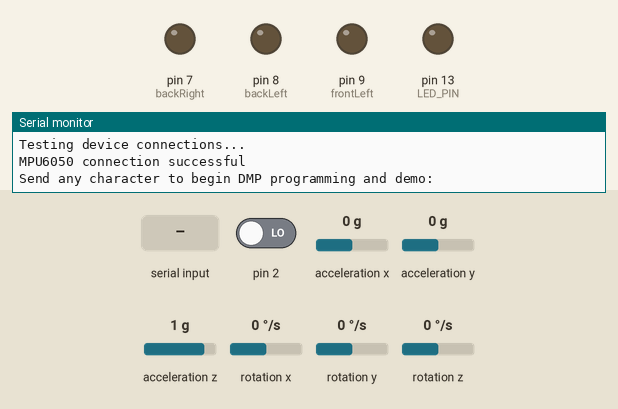
A sketch run on a simulated Arduino Uno, built with avr-gcc and run on an emulated ATmega328P. On the bench: output pins drawn as LEDs (lit = HIGH), the last lines printed to the serial monitor. Dashed ring = blinking. Inputs (shaded band) come from the test bench; at power-on: acceleration x 0 g, acceleration y 0 g, rotation z 0 °/s, pin 2 LOW, acceleration z 1 g, rotation x 0 °/s, rotation y 0 °/s. The sensor or clock chip raises its interrupt line as the real part does; pins used as bus, display or sensor lines are not drawn.

Above: at 0.9 s.
1.0 s: "1\n" received over Serial
At 1.68 s:
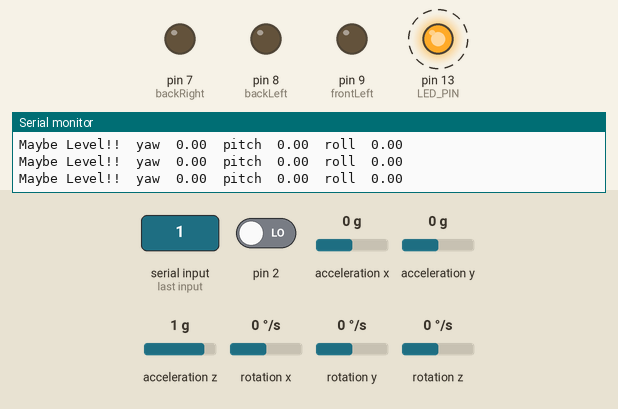
4.0 s: acceleration x set to -1.4 g
At 4.34 s:
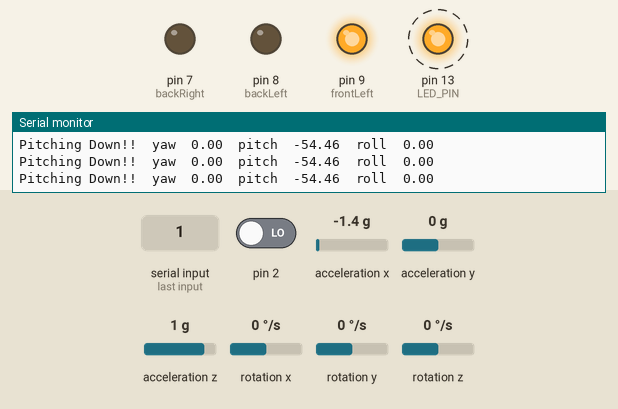
7.0 s: acceleration y set to -0.8 g
10.0 s: acceleration y set to -1.1 g
At 10.42 s:
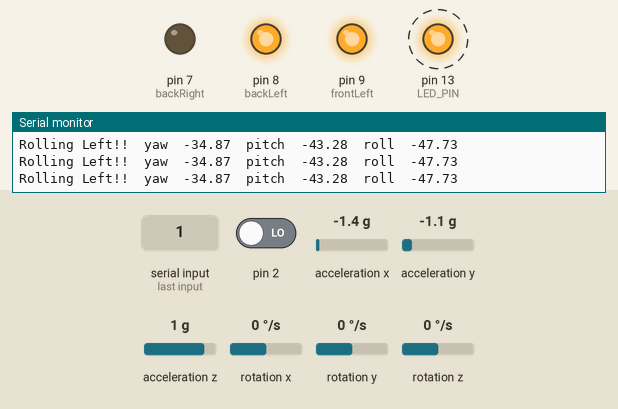
13.0 s: acceleration y set to 1.4 g
At 13.46 s:
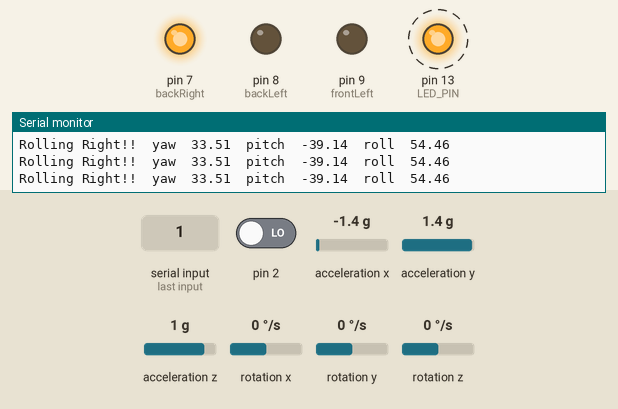
16.0 s: rotation z set to -192 °/s
Timing chart, 0 to 20.0 s (numbered marks = the images above; inputs shaded):
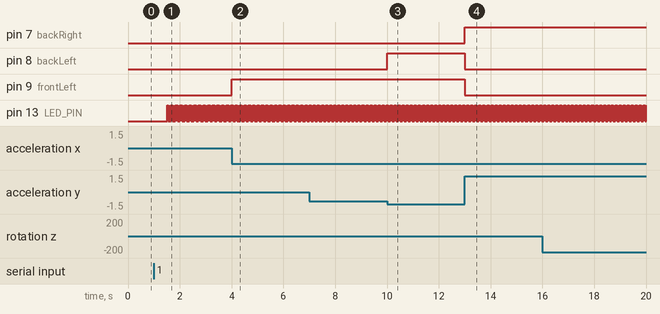

The sketch:

MPU_Test.ino
```cpp
// I2Cdev and MPU6050 must be installed as libraries, or else the .cpp/.h files
// for both classes must be in the include path of your project
#include "I2Cdev.h"

#include "MPU6050_6Axis_MotionApps20.h"
//#include "MPU6050.h" // not necessary if using MotionApps include file

// Arduino Wire library is required if I2Cdev I2CDEV_ARDUINO_WIRE implementation
// is used in I2Cdev.h
#if I2CDEV_IMPLEMENTATION == I2CDEV_ARDUINO_WIRE
    #include "Wire.h"
#endif

// class default I2C address is 0x68
// specific I2C addresses may be passed as a parameter here
// AD0 low = 0x68 (default for SparkFun breakout and InvenSense evaluation board)
// AD0 high = 0x69
MPU6050 mpu;
//MPU6050 mpu(0x69); // <-- use for AD0 high

// uncomment "OUTPUT_READABLE_QUATERNION" if you want to see the actual
// quaternion components in a [w, x, y, z] format (not best for parsing
// on a remote host such as Processing or something though)
//#define OUTPUT_READABLE_QUATERNION

// uncomment "OUTPUT_READABLE_EULER" if you want to see Euler angles
// (in degrees) calculated from the quaternions coming from the FIFO.
// Note that Euler angles suffer from gimbal lock (for more info, see
// http://en.wikipedia.org/wiki/Gimbal_lock)
//#define OUTPUT_READABLE_EULER

// uncomment "OUTPUT_READABLE_YAWPITCHROLL" if you want to see the yaw/
// pitch/roll angles (in degrees) calculated from the quaternions coming
// from the FIFO. Note this also requires gravity vector calculations.
// Also note that yaw/pitch/roll angles suffer from gimbal lock (for
// more info, see: http://en.wikipedia.org/wiki/Gimbal_lock)
#define OUTPUT_READABLE_YAWPITCHROLL

// uncomment "OUTPUT_READABLE_REALACCEL" if you want to see acceleration
// components with gravity removed. This acceleration reference frame is
// not compensated for orientation, so +X is always +X according to the
// sensor, just without the effects of gravity. If you want acceleration
// compensated for orientation, us OUTPUT_READABLE_WORLDACCEL instead.
//#define OUTPUT_READABLE_REALACCEL

// uncomment "OUTPUT_READABLE_WORLDACCEL" if you want to see acceleration
// components with gravity removed and adjusted for the world frame of
// reference (yaw is relative to initial orientation, since no magnetometer
// is present in this case). Could be quite handy in some cases.
//#define OUTPUT_READABLE_WORLDACCEL

// uncomment "OUTPUT_TEAPOT" if you want output that matches the
// format used for the InvenSense teapot demo
//#define OUTPUT_TEAPOT


#define LED_PIN 13 // (Arduino is 13, Teensy is 11, Teensy++ is 6)
bool blinkState = false;

// MPU control/status vars
bool dmpReady = false;  // set true if DMP init was successful
uint8_t mpuIntStatus;   // holds actual interrupt status byte from MPU
uint8_t devStatus;      // return status after each device operation (0 = success, !0 = error)
uint16_t packetSize;    // expected DMP packet size (default is 42 bytes)
uint16_t fifoCount;     // count of all bytes currently in FIFO
uint8_t fifoBuffer[64]; // FIFO storage buffer

// orientation/motion vars
Quaternion q;           // [w, x, y, z]         quaternion container
VectorInt16 aa;         // [x, y, z]            accel sensor measurements
VectorInt16 aaReal;     // [x, y, z]            gravity-free accel sensor measurements
VectorInt16 aaWorld;    // [x, y, z]            world-frame accel sensor measurements
VectorFloat gravity;    // [x, y, z]            gravity vector
float euler[3];         // [psi, theta, phi]    Euler angle container
float ypr[3];           // [yaw, pitch, roll]   yaw/pitch/roll container and gravity vector

// packet structure for InvenSense teapot demo
uint8_t teapotPacket[14] = { '$', 0x02, 0,0, 0,0, 0,0, 0,0, 0x00, 0x00, '\r', '\n' };

// DECLARE LED PINS
int frontRight = 6;
int backRight = 7;
int backLeft = 8;
int frontLeft = 9;

// INTERRUPT DETECTION ROUTINE
volatile bool mpuInterrupt = false;     // indicates whether MPU interrupt pin has gone high
void dmpDataReady() {
    mpuInterrupt = true;
}


// INITIAL SETUP
void setup() {
    // join I2C bus (I2Cdev library doesn't do this automatically)
    #if I2CDEV_IMPLEMENTATION == I2CDEV_ARDUINO_WIRE
        Wire.begin();
        TWBR = 24; // 400kHz I2C clock (200kHz if CPU is 8MHz)
    #elif I2CDEV_IMPLEMENTATION == I2CDEV_BUILTIN_FASTWIRE
        Fastwire::setup(400, true);
    #endif

    // initialize serial communication
    // (115200 chosen because it is required for Teapot Demo output, but it's
    // really up to you depending on your project)
    Serial.begin(115200);
    while (!Serial); // wait for Leonardo enumeration, others continue immediately

    // NOTE: 8MHz or slower host processors, like the Teensy @ 3.3v or Ardunio
    // Pro Mini running at 3.3v, cannot handle this baud rate reliably due to
    // the baud timing being too misaligned with processor ticks. You must use
    // 38400 or slower in these cases, or use some kind of external separate
    // crystal solution for the UART timer.

    // initialize device
    Serial.println(F("Initializing I2C devices..."));
    mpu.initialize();

    // verify connection
    Serial.println(F("Testing device connections..."));
    Serial.println(mpu.testConnection() ? F("MPU6050 connection successful") : F("MPU6050 connection failed"));

    // wait for ready
    Serial.println(F("\nSend any character to begin DMP programming and demo: "));
    while (Serial.available() && Serial.read()); // empty buffer
    while (!Serial.available());                 // wait for data
    while (Serial.available() && Serial.read()); // empty buffer again

    // load and configure the DMP
    Serial.println(F("Initializing DMP..."));
    devStatus = mpu.dmpInitialize();

    // supply your own gyro offsets here, scaled for min sensitivity
    mpu.setXGyroOffset(220);
    mpu.setYGyroOffset(76);
    mpu.setZGyroOffset(-85);
    mpu.setZAccelOffset(1788); // 1688 factory default for my test chip

    // make sure it worked (returns 0 if so)
    if (devStatus == 0) {
        // turn on the DMP, now that it's ready
        Serial.println(F("Enabling DMP..."));
        mpu.setDMPEnabled(true);

        // enable Arduino interrupt detection
        Serial.println(F("Enabling interrupt detection (Arduino external interrupt 0)..."));
        attachInterrupt(0, dmpDataReady, RISING);
        mpuIntStatus = mpu.getIntStatus();

        // set our DMP Ready flag so the main loop() function knows it's okay to use it
        Serial.println(F("DMP ready! Waiting for first interrupt..."));
        dmpReady = true;

        // get expected DMP packet size for later comparison
        packetSize = mpu.dmpGetFIFOPacketSize();
    } else {
        // ERROR!
        // 1 = initial memory load failed
        // 2 = DMP configuration updates failed
        // (if it's going to break, usually the code will be 1)
        Serial.print(F("DMP Initialization failed (code "));
        Serial.print(devStatus);
        Serial.println(F(")"));
    }

    // configure LED for output
    pinMode(LED_PIN, OUTPUT);
    pinMode(frontRight, OUTPUT);
    pinMode(backRight, OUTPUT);
    pinMode(backLeft, OUTPUT);
    pinMode(frontLeft, OUTPUT);
}


// MAIN PROGRAM LOOP
void loop() {
    // if programming failed, don't try to do anything
    if (!dmpReady) return;

    // wait for MPU interrupt or extra packet(s) available
    while (!mpuInterrupt && fifoCount < packetSize) {
        // other program behavior stuff here
        // .
        // .
        // .
        // if you are really paranoid you can frequently test in between other
        // stuff to see if mpuInterrupt is true, and if so, "break;" from the
        // while() loop to immediately process the MPU data
        // .
        // .
        // .
    }

    // reset interrupt flag and get INT_STATUS byte
    mpuInterrupt = false;
    mpuIntStatus = mpu.getIntStatus();

    // get current FIFO count
    fifoCount = mpu.getFIFOCount();

    // check for overflow (this should never happen unless our code is too inefficient)
    if ((mpuIntStatus & 0x10) || fifoCount == 1024) {
        // reset so we can continue cleanly
        mpu.resetFIFO();
        Serial.println(F("FIFO overflow!"));

    // otherwise, check for DMP data ready interrupt (this should happen frequently)
    } else if (mpuIntStatus & 0x02) {
        // wait for correct available data length, should be a VERY short wait
        while (fifoCount < packetSize) fifoCount = mpu.getFIFOCount();

        // read a packet from FIFO
        mpu.getFIFOBytes(fifoBuffer, packetSize);

        // track FIFO count here in case there is > 1 packet available
        // (this lets us immediately read more without waiting for an interrupt)
        fifoCount -= packetSize;

        #ifdef OUTPUT_READABLE_QUATERNION
            // display quaternion values in easy matrix form: w x y z
            mpu.dmpGetQuaternion(&q, fifoBuffer);
            Serial.print("quat\t");
            Serial.print(q.w);
            Serial.print("\t");
            Serial.print(q.x);
            Serial.print("\t");
            Serial.print(q.y);
            Serial.print("\t");
            Serial.println(q.z);
        #endif

        #ifdef OUTPUT_READABLE_EULER
            // display Euler angles in degrees
            mpu.dmpGetQuaternion(&q, fifoBuffer);
            mpu.dmpGetEuler(euler, &q);
            Serial.print("euler\t");
            Serial.print(euler[0] * 180/M_PI);
            Serial.print("\t");
            Serial.print(euler[1] * 180/M_PI);
            Serial.print("\t");
            Serial.println(euler[2] * 180/M_PI);
        #endif

        #ifdef OUTPUT_READABLE_YAWPITCHROLL
            // display Euler angles in degrees
            mpu.dmpGetQuaternion(&q, fifoBuffer);
            mpu.dmpGetGravity(&gravity, &q);
            mpu.dmpGetYawPitchRoll(ypr, &q, &gravity);
            float yaw = ypr[0] * 180/M_PI;
            float pitch = ypr[1] * 180/M_PI;
            float roll = ypr[2] * 180/M_PI;

            if (pitch >= 10 && abs(pitch) >= abs(roll)) {
              pitchingUp();
              Serial.print("Pitching up\t");
            } else if (pitch <= -10 && abs(pitch) >= abs(roll)) {
              pitchingDown();
              Serial.print("Pitching Down!!\t");
            } else if (roll >= 10 && abs(roll) >= abs(pitch)) {
              rollingRight();
              Serial.print("Rolling Right!!\t");
            } else if (roll <= -10 && abs(roll) >= abs(pitch)) {
              rollingLeft();
              Serial.print("Rolling Left!!\t");
            } else {
              level();
              Serial.print("Maybe Level!!\t");
            }
            Serial.print("yaw\t");
            Serial.print(yaw);
            Serial.print("\tpitch\t");
            Serial.print(pitch);
            Serial.print("\troll\t");
            Serial.println(roll);
        #endif

        #ifdef OUTPUT_READABLE_REALACCEL
            // display real acceleration, adjusted to remove gravity
            mpu.dmpGetQuaternion(&q, fifoBuffer);
            mpu.dmpGetAccel(&aa, fifoBuffer);
            mpu.dmpGetGravity(&gravity, &q);
            mpu.dmpGetLinearAccel(&aaReal, &aa, &gravity);
            Serial.print("areal\t");
            Serial.print(aaReal.x);
            Serial.print("\t");
            Serial.print(aaReal.y);
            Serial.print("\t");
            Serial.println(aaReal.z);
        #endif

        #ifdef OUTPUT_READABLE_WORLDACCEL
            // display initial world-frame acceleration, adjusted to remove gravity
            // and rotated based on known orientation from quaternion
            mpu.dmpGetQuaternion(&q, fifoBuffer);
            mpu.dmpGetAccel(&aa, fifoBuffer);
            mpu.dmpGetGravity(&gravity, &q);
            mpu.dmpGetLinearAccel(&aaReal, &aa, &gravity);
            mpu.dmpGetLinearAccelInWorld(&aaWorld, &aaReal, &q);
            Serial.print("aworld\t");
            Serial.print(aaWorld.x);
            Serial.print("\t");
            Serial.print(aaWorld.y);
            Serial.print("\t");
            Serial.println(aaWorld.z);
        #endif

        #ifdef OUTPUT_TEAPOT
            // display quaternion values in InvenSense Teapot demo format:
            teapotPacket[2] = fifoBuffer[0];
            teapotPacket[3] = fifoBuffer[1];
            teapotPacket[4] = fifoBuffer[4];
            teapotPacket[5] = fifoBuffer[5];
            teapotPacket[6] = fifoBuffer[8];
            teapotPacket[7] = fifoBuffer[9];
            teapotPacket[8] = fifoBuffer[12];
            teapotPacket[9] = fifoBuffer[13];
            Serial.write(teapotPacket, 14);
            teapotPacket[11]++; // packetCount, loops at 0xFF on purpose
        #endif

        // blink LED to indicate activity
        blinkState = !blinkState;
        digitalWrite(LED_PIN, blinkState);
    }
}

void pitchingUp() {
  digitalWrite(backRight, HIGH);
  digitalWrite(backLeft, HIGH);
  digitalWrite(frontRight, LOW);
  digitalWrite(frontLeft, LOW);
}

void pitchingDown() {
  digitalWrite(frontRight, HIGH);
  digitalWrite(frontLeft, HIGH);
  digitalWrite(backRight, LOW);
  digitalWrite(backLeft, LOW);
}

void rollingRight() {
  digitalWrite(frontRight, HIGH);
  digitalWrite(backRight, HIGH);
  digitalWrite(frontLeft, LOW);
  digitalWrite(backLeft, LOW);
}

void rollingLeft() {
  digitalWrite(frontLeft, HIGH);
  digitalWrite(backLeft, HIGH);
  digitalWrite(frontRight, LOW);
  digitalWrite(backRight, LOW);
}

void level() {
  digitalWrite(frontRight, LOW);
  digitalWrite(frontLeft, LOW);
  digitalWrite(backRight, LOW);
  digitalWrite(backLeft, LOW);
}
```

Measured:
- the behaviour switches between -0.9 and -1 g on acceleration y (found by bisection; images 2 and 3)
- after the input at 1.0 s, pin 13 (LED_PIN): alternates HIGH for 0.01 s and LOW for 0.01 s, starting after 0.52 s
- after the input at 4.0 s, pin 9 (frontLeft): LOW → HIGH at once
- after the input at 10.0 s, pin 8 (backLeft): LOW → HIGH at once
- after the input at 13.0 s, pin 7 (backRight): LOW → HIGH at once; pin 8 (backLeft), pin 9 (frontLeft): HIGH → LOW at once
